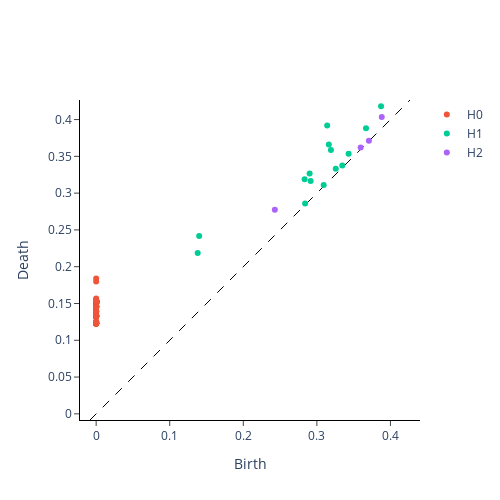

Notebook code for this chart:
### Code cell
plot_diagram(persistence_diagrams['PC'][0])
